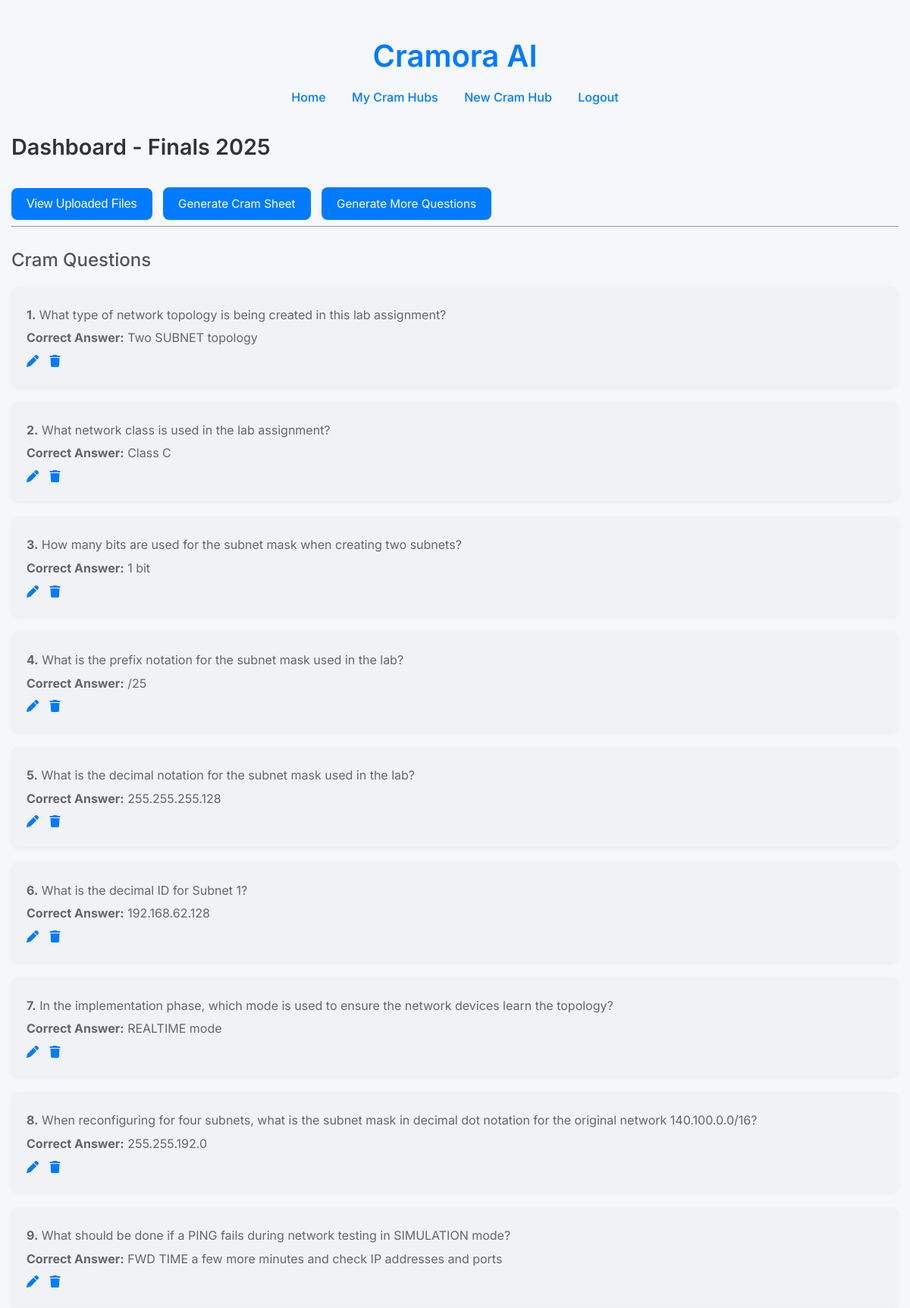
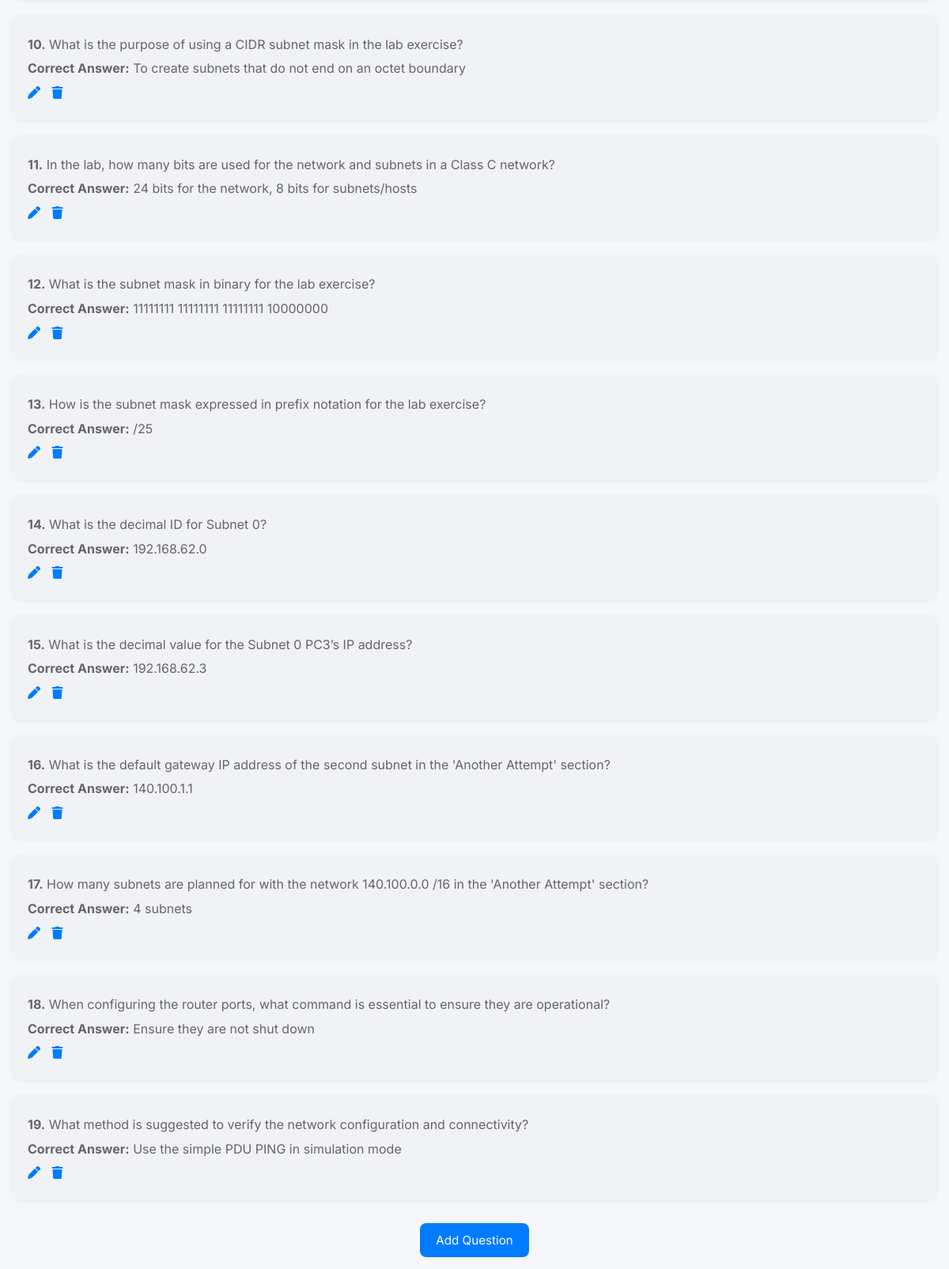
The page /cram-hub/5/ (signed in) on the database its author committed (2 pictures, top to bottom).
### cram_app/models.py (models this page shows, shortened)
class CramHub(models.Model):
    user = models.ForeignKey(User, on_delete=models.CASCADE)
    title = models.CharField(max_length=255)
    created_at = models.DateTimeField(auto_now_add=True)

class TestQuestion(models.Model):
    cram_hub = models.ForeignKey('CramHub', on_delete=models.CASCADE, related_name='questions')
    question_text = models.TextField()
    correct_answer = models.CharField(max_length=255)
    wrong_answers = models.JSONField()
    created_at = models.DateTimeField(auto_now_add=True)

### cram_app/views.py (the view)
# urls.py: path("cram-hub/<int:hub_id>/", views.cram_hub_dashboard, name="cram_hub_dashboard"),
@login_required
def cram_hub_dashboard(request, hub_id):
    hub = get_object_or_404(CramHub, id=hub_id, user=request.user)
    return render(request, "cram_app/cram_hub_dashboard.html", {
        "hub": hub,
        "questions": hub.questions.all(),
        "show_questions": hub.questions.exists()
    })

### cram_app/templates/cram_app/cram_hub_dashboard.html (shortened to what this page needs)
{% extends 'cram_app/layout.html' %}
{% block content %}
  <h2>Dashboard - {{ hub.title }}</h2>
  <button onclick="openFileModal()">View Uploaded Files</button>
  <a href="{% url 'generate_cram_sheet' hub.id %}" class="button-link" style="margin-left: 10px;">Generate Cram Sheet</a>
  {% if show_questions %}
    <a href="{% url 'generate_test_questions' hub.id %}" class="button-link" style="margin-left: 10px;">Generate More Questions</a>
  {% else %}
    <a href="{% url 'generate_test_questions' hub.id %}" class="button-link" style="margin-left: 10px;">Generate Questions</a>
  {% endif %}
  {% if hub.questions.exists %}
  <hr>
  <h3>Cram Questions</h3>
  <div class="question-list">
    {% for q in hub.questions.all %}
      <div class="question-box">
        <p><strong>{{ forloop.counter }}.</strong> {{ q.question_text }}</p>
        <p><strong>Correct Answer:</strong> {{ q.correct_answer }}</p>
        <div>
            <a href="{% url 'edit_question' q.id %}" class="edit-link" title="Edit">
                <i class="fas fa-pen"></i>
            </a>
            <form action="{% url 'delete_question' q.id %}" method="post" style="display:inline;">
                <button type="submit" class="delete-link" title="Delete"><i class="fas fa-trash"></i></button>
            </form>
        </div>
      </div>
    {% endfor %}
  </div>
  {% endif %}
  <div class="center-wrapper">
    <a href="{% url 'generate_test_questions' hub.id %}" class="button-link" style="align-self: center;">Add Question</a>
  </div>
{% endblock %}

### cram_app/static/cram_app/style.css (style rules this page uses)
body { font-family: 'Inter', sans-serif; background-color: #f5f7fa; margin: 0; padding: 0; color: #333; line-height: 1.6; padding: 15px; }
button { background-color: #007bff; color: white; padding: 12px 20px; border: none; border-radius: 8px; cursor: pointer; font-size: 1rem; font-weight: 500; transition: background-color 0.3s ease, transform 0.2s ease; margin-top: 10px; }
h2 { font-size: 1.8rem; font-weight: 600; color: #333; margin-bottom: 20px; }
h3 { font-size: 1.5rem; font-weight: 500; color: #555; margin-bottom: 15px; }
p { font-size: 1rem; color: #666; margin-bottom: 20px; }
a.button-link { display: inline-block; background-color: #007bff; color: white; padding: 12px 20px; border-radius: 8px; text-decoration: none; font-size: 0.95rem; font-weight: 400; font-family: inherit; border: none; box-sizing: border-box; line-height: normal; cursor: pointer; transition: background-color 0.3s ease, transform 0.2s ease; margin-top: 10px; }
.question-box { background-color: #f0f2f5; padding: 20px; border-radius: 10px; margin-bottom: 20px; box-shadow: 0 2px 6px rgba(0, 0, 0, 0.05); }
.question-box p { margin: 5px 0; }
.edit-link { all: unset; margin-right: 10px; display: inline-block; color: #007bff; font-weight: 500; cursor: pointer; text-decoration: none; background-color: transparent; border: none; box-shadow: none; padding: 0; transition: color 0.3s ease, text-decoration 0.3s ease, transform 0.2s ease; }
.delete-link { all: unset; display: inline-block; color: #007bff; font-weight: 500; cursor: pointer; text-decoration: none; background-color: transparent; border: none; box-shadow: none; padding: 0; transition: color 0.3s ease, text-decoration 0.3s ease, transform 0.2s ease; }
.center-wrapper { display: flex; justify-content: center; align-items: center; }

### rows shown on the page
CramHub: title "Finals 2025"
TestQuestion: question_text "What type of network topology is being created in this lab assignment?", correct_answer "Two SUBNET topology"
TestQuestion: question_text "What network class is used in the lab assignment?", correct_answer "Class C"
TestQuestion: question_text "How many bits are used for the subnet mask when creating two subnets?", correct_answer "1 bit"
TestQuestion: question_text "What is the prefix notation for the subnet mask used in the lab?", correct_answer "/25"
TestQuestion: question_text "What is the decimal notation for the subnet mask used in the lab?", correct_answer "255.255.255.128"
TestQuestion: question_text "What is the decimal ID for Subnet 1?", correct_answer "192.168.62.128"
TestQuestion: question_text "In the implementation phase, which mode is used to ensure the network devices learn the topology?", correct_answer "REALTIME mode"
TestQuestion: question_text "When reconfiguring for four subnets, what is the subnet mask in decimal dot notation for the original network 140.100.0.0/16?", correct_answer "255.255.192.0"
TestQuestion: question_text "What should be done if a PING fails during network testing in SIMULATION mode?", correct_answer "FWD TIME a few more minutes and check IP addresses and ports"
TestQuestion: question_text "What is the purpose of using a CIDR subnet mask in the lab exercise?", correct_answer "To create subnets that do not end on an octet boundary"
TestQuestion: question_text "In the lab, how many bits are used for the network and subnets in a Class C network?", correct_answer "24 bits for the network, 8 bits for subnets/hosts"
TestQuestion: question_text "What is the subnet mask in binary for the lab exercise?", correct_answer "11111111 11111111 11111111 10000000"
TestQuestion: question_text "How is the subnet mask expressed in prefix notation for the lab exercise?", correct_answer "/25"
TestQuestion: question_text "What is the decimal ID for Subnet 0?", correct_answer "192.168.62.0"
TestQuestion: question_text "What is the decimal value for the Subnet 0 PC3’s IP address?", correct_answer "192.168.62.3"
TestQuestion: question_text "What is the default gateway IP address of the second subnet in the 'Another Attempt' section?", correct_answer "140.100.1.1"
TestQuestion: question_text "How many subnets are planned for with the network 140.100.0.0 /16 in the 'Another Attempt' section?", correct_answer "4 subnets"
TestQuestion: question_text "When configuring the router ports, what command is essential to ensure they are operational?", correct_answer "Ensure they are not shut down"
TestQuestion: question_text "What method is suggested to verify the network configuration and connectivity?", correct_answer "Use the simple PDU PING in simulation mode"
